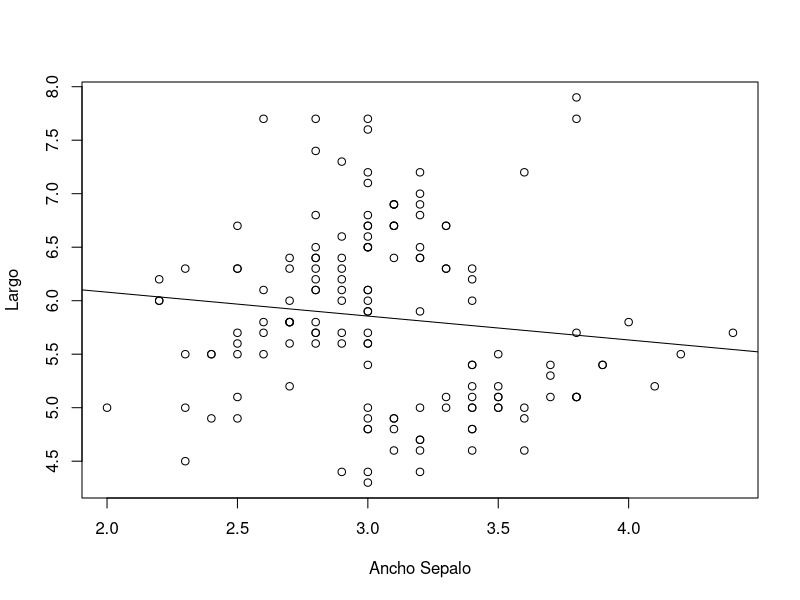
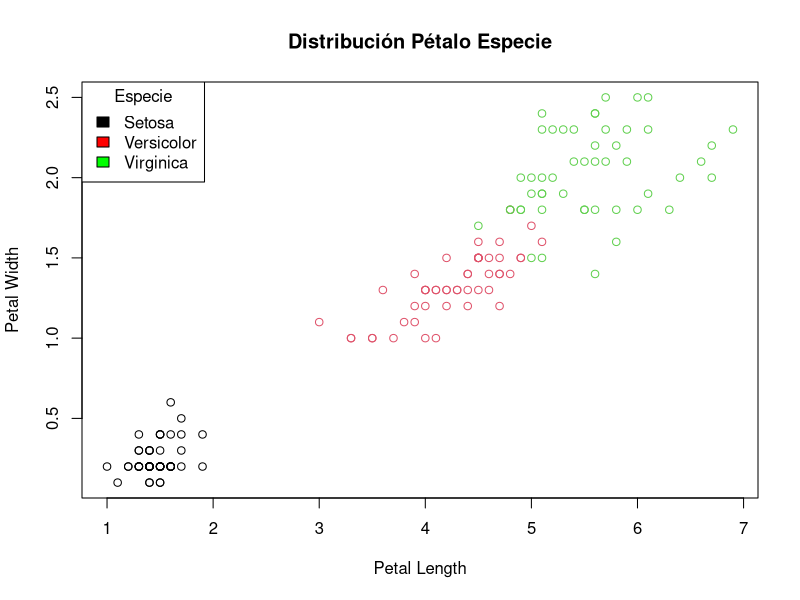
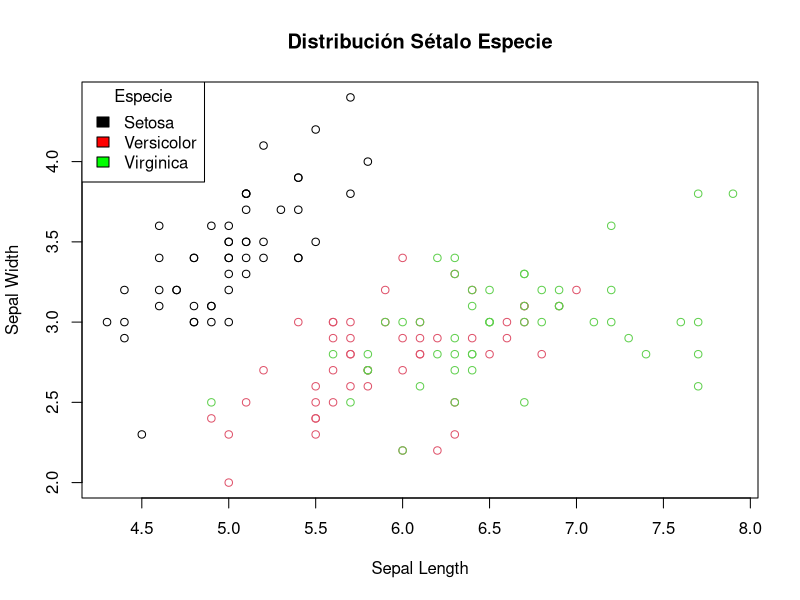

Reproduce these figures in R, in order.
# Suárez Pérez Juan Pablo, 5AM1
main <- function() {
  print("Suárez Pérez Juan Pablo")
  # Importamos los datos
  iris_data <- data.frame(iris)
  #View(datos)
  # Respuesta a la pregunta 1
  # Respuesta a la pregunta 2
  resumen_datos()
  # Respuesta a la pregunta 3
  correlacion_petalo(iris_data)
  # Respuesta a la pregunta 4
  correlacion(iris_data[,-5])
  # Respuesta a la pregunta 5
  regresion(iris_data)
  # Respuesta a la pregunta 6
  clasificacion()
  # Respuesta a la pregunta 7
  subespecies() 
}

resumen_datos <- function() {
  library(datasets)
  flower_type = levels(factor(iris$Species))
  flower_type
  length(flower_type)
  
  setosa <- data.frame(iris[iris$Species==flower_type[1], c(- ncol(iris))])
  setosa_razones <- data.frame(sepalo = setosa$Sepal.Length / setosa$Sepal.Width, petalo = setosa$Petal.Length / setosa$Petal.Width)
  
  versicolor <- data.frame(iris[iris$Species==flower_type[2], c(- ncol(iris))])
  versicolor_razones <- data.frame(sepalo = versicolor$Sepal.Length / versicolor$Sepal.Width, petalo = versicolor$Petal.Length / versicolor$Petal.Width)
  
  virginica <- data.frame(iris[iris$Species==flower_type[3], c(- ncol(iris))])
  virginica_razones <- data.frame(sepalo = virginica$Sepal.Length / virginica$Sepal.Width, petalo = virginica$Petal.Length / virginica$Petal.Width)
  
  #Especies
  cat("\nSummary por especies\n")
  cat("\nSetosa\n")
  print(summary(setosa))
  cat("\nVersicolor\n")
  print(summary(versicolor))
  cat("\nVirginica\n")
  print(summary(virginica))
  
  #Razones
  cat("\nRazones longitud/anchura\n")
  cat("\nSetosa\n")
  print(summary(setosa_razones))
  cat("\nVersicolor\n")
  print(summary(versicolor_razones))
  cat("\nVirginica\n")
  print(summary(virginica_razones))
  cat("\nPregunta 1...¿Cuál de los datos podría contener errores o
asignaciones de clases falsas?\n")
  cat("\tLos registros pueden llegar a ser catalogados como especies erróneas por sus medidas
      de tendencia central y las de posición, ya que algunos datos podrían llegar a ser catalogados de manera erronea,
      ya que se llegan a traslapar medidas.\n")
  cat("\nPregunta 2...¿Cuál es el error causado por redondear los
datos a un decimal?\n")
  cat("\tSi se usa algún método de regresión, es posible que los datos se encuentren mal categorizados, porque existen medias que rozan el rango de valores de otras categorias.\n\n")
  
}

correlacion_petalo <- function(dataset) {
  cat("Pregunta 3...¿Cuál es la correlación entre la longitud y el
ancho de los pétalos?\n")
  cor_petalo <- cor(dataset$Petal.Length, dataset$Petal.Width)
  cat("\tLa correlación existente entre la longitud del Pétalo y 
       el ancho del Pétalo es: ", cor_petalo, ".")
  cat("\n\n")
}

correlacion <- function(dataset) {
  cat("Pregunta 4...¿Qué par de dimensiones están más
correlacionadas?\n")
  matriz_correlacion <- cor(dataset)
  print(matriz_correlacion)
  cat("\n")
  cat("\tComo se puede observar en la matriz de correlaciones las dimensiones de
       ancho de Pétalo y la longitud de Pétalo están más correlacionadas.\n\n")
}

regresion <- function(dataset) {
  cat("Pregunta 5...Ninguna de las flores en el dataset tiene un
ancho de sépalo de 1.8 cm. ¿Qué longitud de
sépalo esperaríamos para una flor que
tuviera 1.8 cm como ancho de sépalo?\n")
  regresor <- lm(Sepal.Length ~ Sepal.Width, dataset)
  #print(summary(regresor))
  plot(dataset$Sepal.Width, dataset$Sepal.Length, 
       xlab = 'Ancho Sepalo', ylab = 'Largo')
  abline(regresor)
  cat("\tPara un ancho de Sépalo de 1.8 cm, tenemos un largo de Sépalo: ")
  cat(predict(regresor, data.frame(Sepal.Width = (1.8))))
  cat(".\n\n")
}

clasificacion <- function() {
  cat("Pregunta 6...¿A qué especie pertenecería un Iris con un
ancho de sépalo de 1.8 cm?\n")
  library(caTools)
  library(class)
  
  library(datasets)
  irisdf <- data.frame(sapply(iris,c))
  
  #Escalado de datos
  irisdf.numeric <- irisdf[,1:2]
  specie <- irisdf[,5]
  irisdf.scaled <- data.frame(scale(irisdf.numeric))
  sapply(irisdf.scaled, var)
  sapply(irisdf.scaled, mean)
  
  #Train y test dataset
  irisdf.final <-  cbind(irisdf.scaled, specie)
  sample <- sample.split(irisdf.final$specie, SplitRatio = .70)
  train.data <- subset(irisdf.final, sample==TRUE) 
  test.data <- subset(irisdf.final, sample==FALSE)
  
  #Predicciones
  predicted.species <- knn(train.data[1:2], test.data[1:2], train.data[,3], k=1)
  head(predicted.species)
  error <- mean(test.data$specie!=predicted.species)
  error
  cat("El error del modelo es del ",error*100, "%\n")
  
  mytest<- test.data[1,-3]# creating format for my data
  mytest[1,]<-c(5.32, 1.8) # passing what you said
  predicted_1.8 <- knn(train.data[1:2], mytest, train.data[,3], k=1)
  cat("\tLa flor con sépalo de 1.8 cm se clasifica como flor de tipo: ",
      predicted_1.8, " que es Virginica\n")
}

subespecies <- function() {
  cat("\nPregunta 7... ¿Las 3 especies contienen subespecies que
pueden identificarse a partir de los datos?")
  plot(x = iris$Petal.Length, y = iris$Petal.Width, col = iris$Species, 
       main = "Distribución Pétalo Especie", xlab = "Petal Length", ylab = "Petal Width") 
  legend(x = "topleft", legend = c("Setosa", "Versicolor", "Virginica"), 
         fill = c("black", "red", "green"), title = "Especie")
  
  plot(x = iris$Sepal.Length, y = iris$Sepal.Width, col = iris$Species, 
       main = "Distribución Sétalo Especie", xlab = "Sepal Length", ylab = "Sepal Width")
  legend(x = "topleft", legend = c("Setosa", "Versicolor", "Virginica"), 
         fill = c("black", "red", "green"), title = "Especie")
  cat("\tComo se observa en la gráfica es dificil clasificar los datos en subespecies, ya que inclusive los datos de algunas especies son parecidos entre sí.")
}

main()
